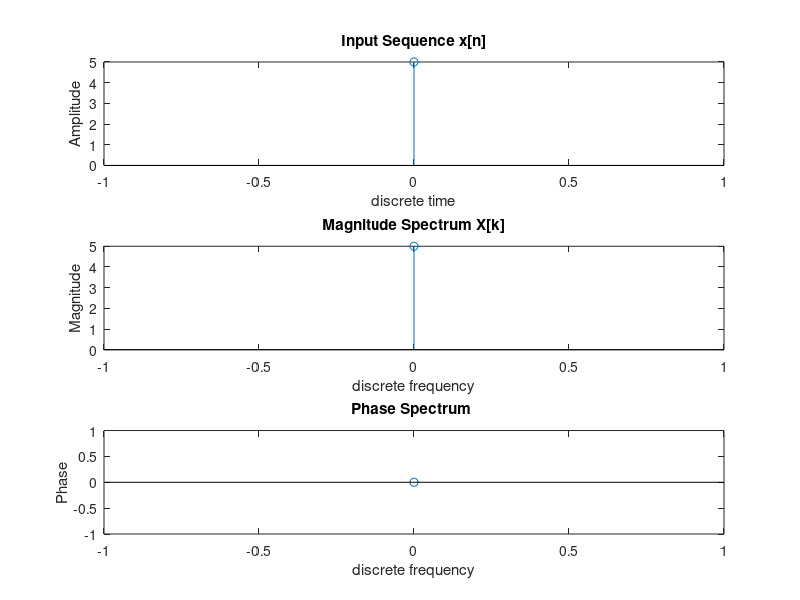

Source code (MATLAB):
% DFT Program
clc;
clear;
close;
x = input('Enter the input sequence x[n]: ');
N = length(x); % Length of the input
X = zeros(1, N);%Initialize output
for k = 0:N-1
    for n = 0:N-1
        X(k+1) = X(k+1) + x(n+1) * exp(-1j*2*pi*k*n/N);
    end
end
magX = abs(X);% Magnitude 
phX = angle(X);%Phase

% Plotting
subplot(311);
stem(0:N-1, x);
title('Input Sequence x[n]');
xlabel('discrete time');
ylabel('Amplitude');

subplot(312);
stem(0:N-1, magX);
title('Magnitude Spectrum X[k]');
xlabel('discrete frequency');
ylabel('Magnitude');

subplot(313);
stem(0:N-1, phX);
title('Phase Spectrum ');
xlabel('discrete frequency');
ylabel('Phase');